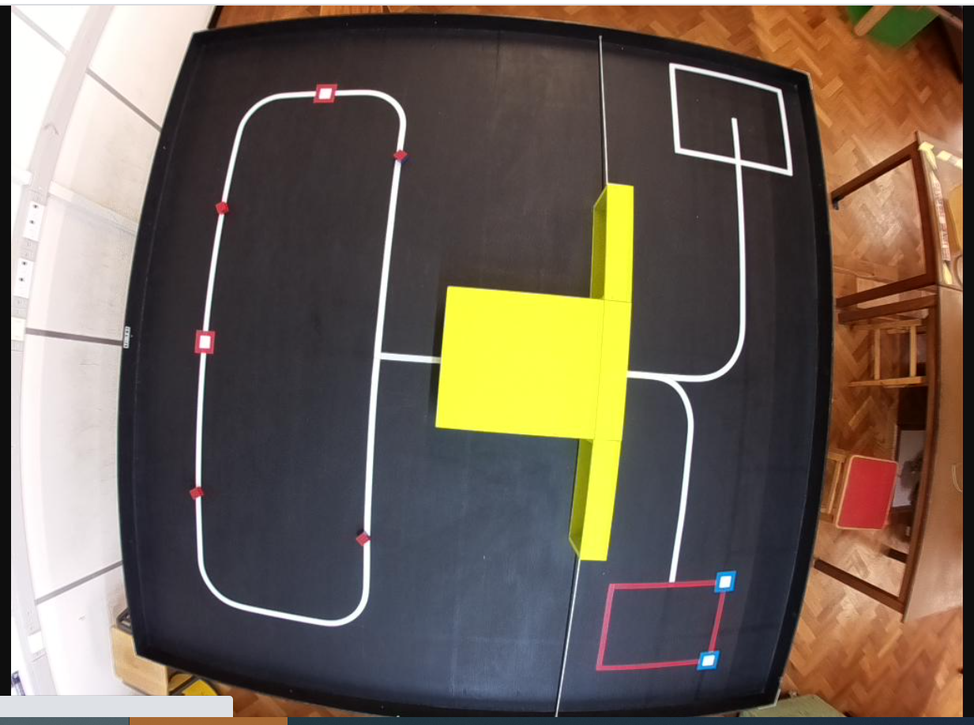
#> input picture idpimages/original/2Capture1.PNG, 974 x 725 px, shrunk from 1233 x 918 before the run
$ python -i orientation.py   (imports and definitions only)   (older library calls are emulated)
#> lines starting #> are read from the running program, lines starting #| are printed output that depends on the picture
import cv2
import numpy as np
import copy

class Img:
    def __init__(self, img):
        self.img = img
        self.centres = []


    # [52 lines left out: functions draw_axis, get_orientation, not called in this run]


    def draw_contours(self):
        """Finds contours and draws them in self.img"""

        #Convert image to grayscale
        gray = cv2.cvtColor(self.img, cv2.COLOR_BGR2GRAY)

        #Convert image to binary
        _, bw = cv2.threshold(gray, 50, 255, cv.THRESH_BINARY | cv.THRESH_OTSU)

        #Find all the contours
        _, contours, _ = cv2.findContours(bw, cv2.RETR_LIST, cv2.CHAIN_APPROX_NONE)

        for i in range(len(contours)):
            area = cv2.contourArea(contours[i])

            #Ignore contours that are too small or too large
            if area < 1e2 or 1e5 < area:
                continue

            #Draw each contour only for visualisation purposes
            cv2.drawContours(self.img, contours, i, (0, 0, 255), 2)

            #Find the orientation of each shape
            self.get_orientation(contours[i])

    # [21 lines left out: functions display, get_centres, process_image, not called in this run]

# [6 lines not run here, left out]


>>> import cv2
>>> picture = cv2.imread('idpimages/original/2Capture1.PNG')
#> picture is the input picture: shape (725, 974, 3); mean B, G, R 87.5, 99.2, 112
>>> result = Img(picture).draw_contours()
#> in draw_contours, `gray = cv2.cvtColor(self.img, cv2.COLOR_BGR2GRAY)`:
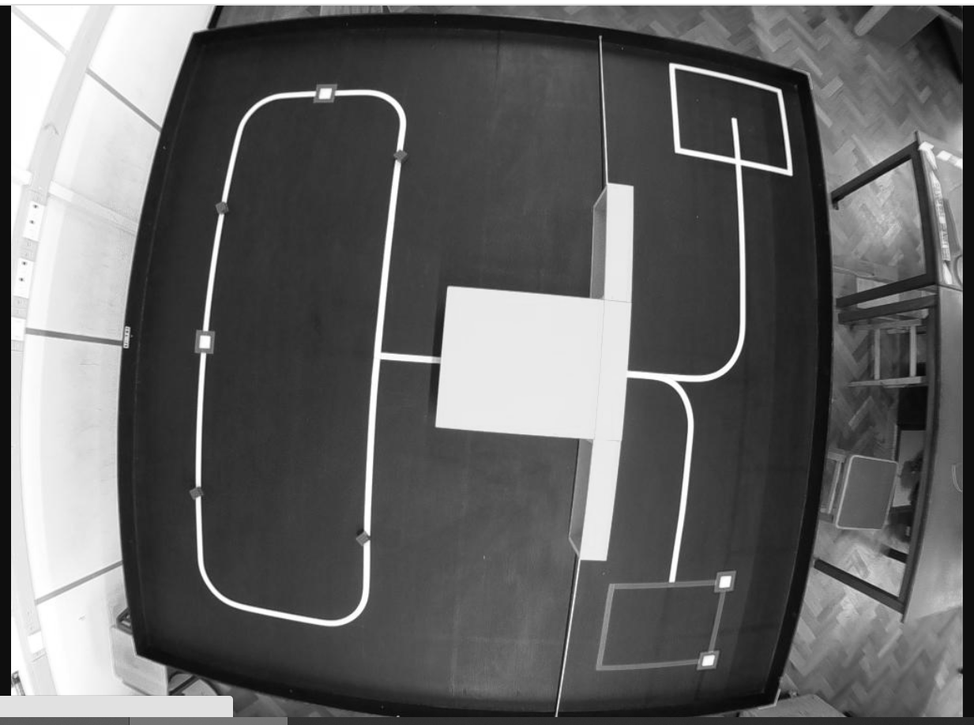
#> gray: shape (725, 974); min 0, max 255, mean 101.7
#> (the run stopped early here; a loop or call above may not have finished)

$ run again, on idpimages/original/Capture.PNG
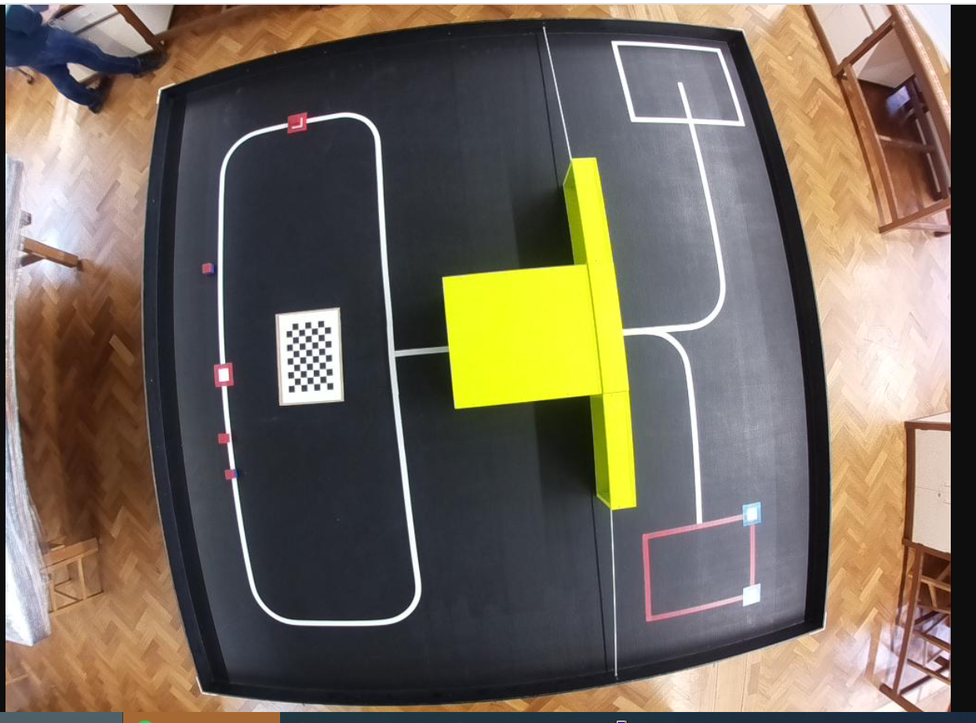
#> input picture idpimages/original/Capture.PNG, 976 x 723 px, shrunk from 1244 x 921 before the run
#> picture is the input picture: shape (723, 976, 3); mean B, G, R 92.1, 105.2, 115.6
#> in draw_contours, `gray = cv2.cvtColor(self.img, cv2.COLOR_BGR2GRAY)`:
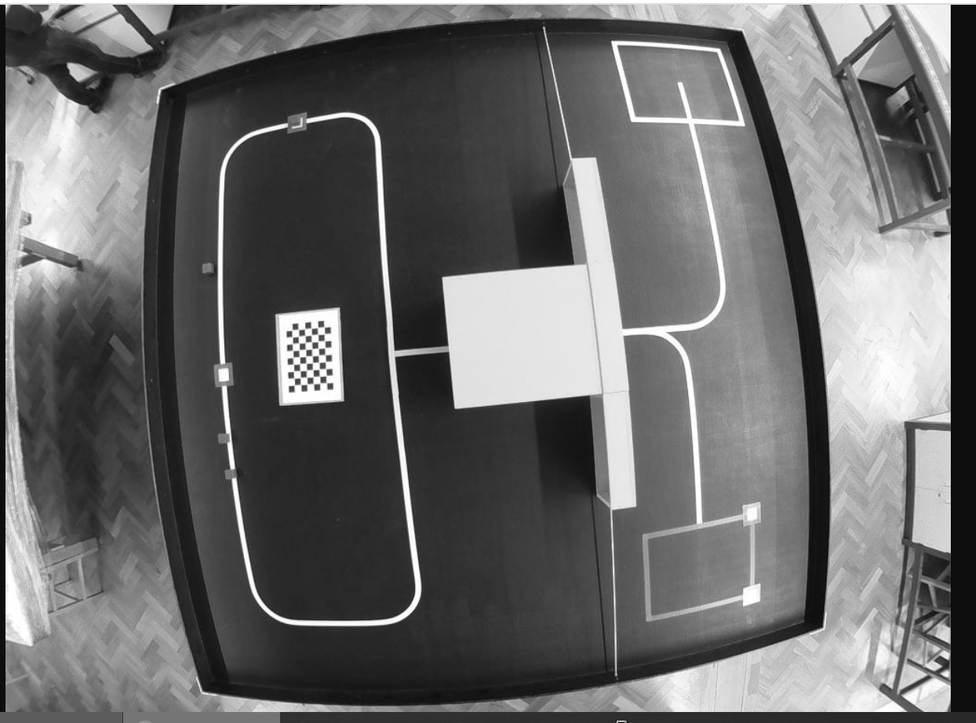
#> gray: shape (723, 976); min 0, max 255, mean 106.8
